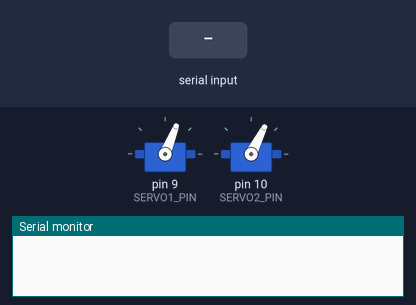
Simulated run of this sketch. Board: Arduino Uno, built with avr-gcc and run on an emulated ATmega328P. Shown: 2 × servo, the last lines printed to the serial monitor. Inputs (shaded band) come from the test bench.

Above: at 1.2 s.
1.3 s: "90,45:" received over Serial
At 2.8 s:
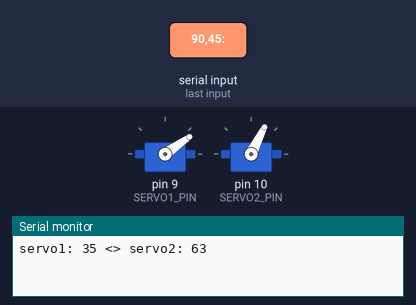
3.8 s: "30,150:" received over Serial
At 6.0 s:
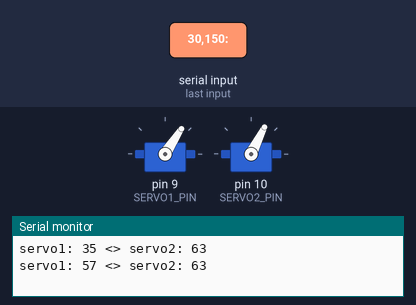
6.3 s: "90:" received over Serial
At 7.7 s:
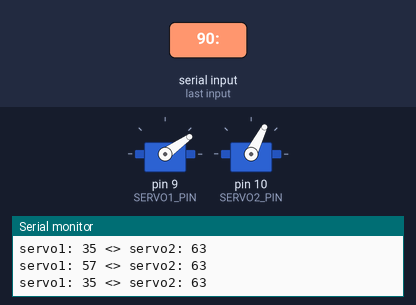
Timing chart, 0 to 9.3 s (numbered marks = the images above; inputs shaded):
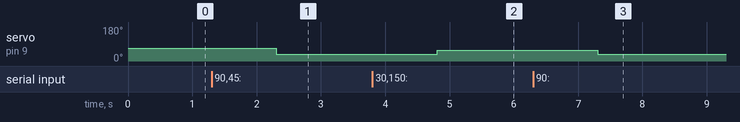

The sketch:

balanceball_serial_arduino.ino
```cpp
/*
This programm takes a string from a serial port, parses it
and move servo on a given angle.
Each message must be like (angle in degrees):
  "[SERVO1_ANGLE]:[SERVO2_ANGLE]$"
*/

char foo; // It's a magic trick with arduino. Without it program doesn't compile.

#include <Servo.h>


//::: Constants of the device :::\\
const int SERVO1_BALANCE_ANGLE = 68;
const int SERVO2_BALANCE_ANGLE = 63;

const int SERVO1_MIN_ANGLE = 32;
const int SERVO2_MIN_ANGLE = 26;

const int SERVO1_MAX_ANGLE = 104;
const int SERVO2_MAX_ANGLE = 100;

const int SERVO_MAP_MAX_ANGLE =  100;   // In percents
const int SERVO_MAP_MIN_ANGLE = -100;   //

const int SERVO1_PIN = 9;
const int SERVO2_PIN = 10;
//:::::::::::::::::::::::::::::::\\

Servo servo1;
Servo servo2;

String inData;  // Buffer for getting data
int servo1_angle = 0;
int servo2_angle = 0;

void setup()
{
  Serial.begin(9600);
  servo1.attach(SERVO1_PIN);
  servo2.attach(SERVO2_PIN);

  servo1.write(68);  // Here must SERVOx_BALANCE_ANGLE,
  servo2.write(63);  // but arduino compiler is stupid
}

void loop()
{
  if (Serial.available() > 0) {

    // Reading angle of the servo1
    inData = Serial.readStringUntil(':');
    servo1_angle = inData.toInt();

    // Reading angle of the servo2
    inData = Serial.readStringUntil('$');
    servo2_angle = inData.toInt();

    // Checking if the angles are correct
    if (servo1_angle < SERVO_MAP_MIN_ANGLE || servo1_angle > SERVO_MAP_MAX_ANGLE ||
        servo2_angle < SERVO_MAP_MIN_ANGLE || servo2_angle > SERVO_MAP_MAX_ANGLE) {

      Serial.println("Angles are not correct. Not in the range of allowed values.");

    } else {

      // Mapping real angles to servs' range of angles
      servo1_angle = map(servo1_angle,
                         SERVO_MAP_MAX_ANGLE, SERVO_MAP_MIN_ANGLE,
                         SERVO1_MIN_ANGLE, SERVO1_MAX_ANGLE);

      servo2_angle = map(servo2_angle,
                         SERVO_MAP_MAX_ANGLE, SERVO_MAP_MIN_ANGLE,
                         SERVO2_MIN_ANGLE, SERVO2_MAX_ANGLE);

      // Writing mapped angles to servos
      servo1.write(servo1_angle);
      servo2.write(servo2_angle);

      Serial.print("servo1: ");
      Serial.print(servo1_angle);

      Serial.print(" <> ");

      Serial.print("servo2: ");
      Serial.println(servo2_angle);
    }
  }

}
```

Measured:
- after the input at 1.3 s, servo on pin 9 (SERVO1_PIN): 68° → 35° after 1.0 s
- after the input at 3.8 s, servo on pin 9 (SERVO1_PIN): 35° → 57° after 1.0 s
- after the input at 6.3 s, servo on pin 9 (SERVO1_PIN): 57° → 35° after 1.0 s
